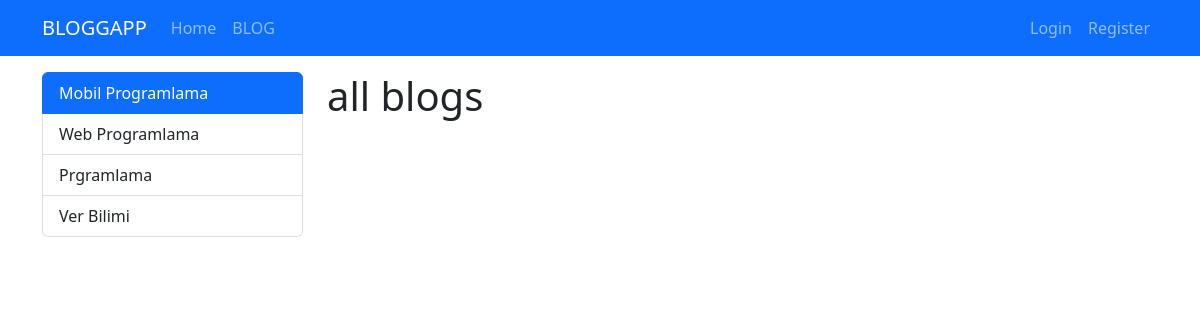
The page /category/mobil-programlama on the database as committed earlier.
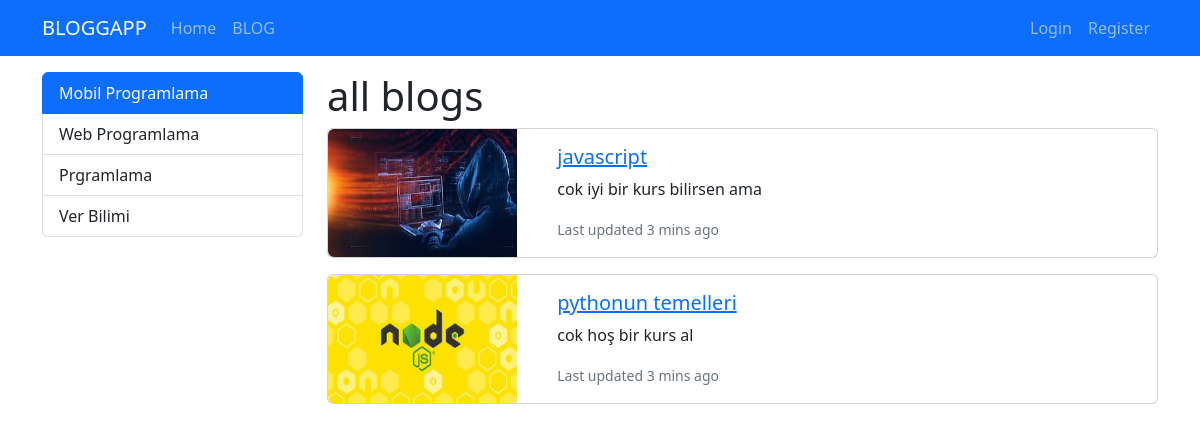
The same page on the database as committed later.
### blog/models.py (models this page shows, shortened)
class Category(models.Model):
    name=models.CharField(max_length=150)
    slug=models.SlugField(null=False,blank=True,unique=True,db_index=True,editable=False)#blank ile bos deger yazıp kayıt et dediğinde hata alıyorduk bunu engelledi artık bos kayıt edebilirsin program kendisi sug oluşturacak

class Blog(models.Model):
    title=models.CharField(max_length=200)
    image=models.ImageField(upload_to="blogs")#gerekli resimleri database de tutmak için
    description=RichTextField()#admin panelinde sana html yazabileceğin bir sayfa geliyor istersen düz bir şekildedde yazabilrisin ama
    is_active=models.BooleanField(default=False)
    is_home=models.BooleanField(default=False)
    slug=models.SlugField(null=False,blank=True,unique=True,db_index=True,editable=False)#blank ile bos deger yazıp kayıt et dediğinde hata alıyorduk bunu engelledi artık bos kayıt edebilirsin program kendisi sug oluşturacak
    categories=models.ManyToManyField(Category,blank=True)

### blog/views.py (the view)
# urls.py: path("category/<slug:slug>",views.blogs_by_category,name="blogs_by_category"),
def blogs_by_category(request,slug):
    context={
        "blogs":Category.objects.get(slug=slug).blog_set.filter(is_active=True),
        "categories":Category.objects.all(),
        "selected_category":slug
    }
    return render(request,"blog/blogs.html",context)

### blog/templates/blog/blogs.html (shortened to what this page needs)
 {%extends "base.html"%}{% comment %}base.html yi inport ediyoruz asağıdaki block lara base.hmtl deki bosluklaır dolduruyoruz {% endcomment %}
{%block content%}
    <div class="container mt-3">
        <div class="row">
            <div class="col-3">
                {%include 'paritals/categorires.html'%}
            </div>
            <div class="col-9">
                <h1>all blogs</h1>
                {%for blog in blogs%}
                    {%include 'partials/_blog.html'%}
                {%endfor%}
            </div>
        </div>
    </div>
{%endblock%}

### templates/paritals/categorires.html (shortened to what this page needs)
<div class="list-group">
    {% for category in categories%}
        {% if category.slug == selected_category %}
            <a class="list-group-item list-group-item-action active" href="{% url 'blogs_by_category' category.slug %}">{{category.name|title}}</a>
        {% else %}
            <a class="list-group-item list-group-item-action" href="{% url 'blogs_by_category' category.slug %}">{{category.name|title}}</a>
        {% endif %}
    {% endfor %}
</div>

### blog/templates/partials/_blog.html (shortened to what this page needs)
{%load static%}
<div class="card mb-3">
    <div class="row">
      <div class="col-md-3">
        <img src="{{blog.image.url}}" class="img-fluid w-100 h-100 rounded-start" alt="">
      </div>
      <div class="col-md-9">
        <div class="card-body">
          <h5 class="card-title">
            <a href="{% url 'blog_datails' blog.slug %}" >{{blog.title}}</a>
          </h5>
          <p class="card-text">{{blog.description|striptags|slice:"0:50"}}</p>
          <p class="card-text"><small class="text-muted">Last updated 3 mins ago</small></p>
        </div>
      </div>
    </div>
</div>

Rows that differ between the two databases and show on the page:
now on this page (row edited): Blog: image (picture), title "javascript", description "cok iyi bir kurs bilirsen ama"
now on this page (row edited): Blog: image (picture), title "pythonun temelleri", description "cok hoş bir kurs al"
